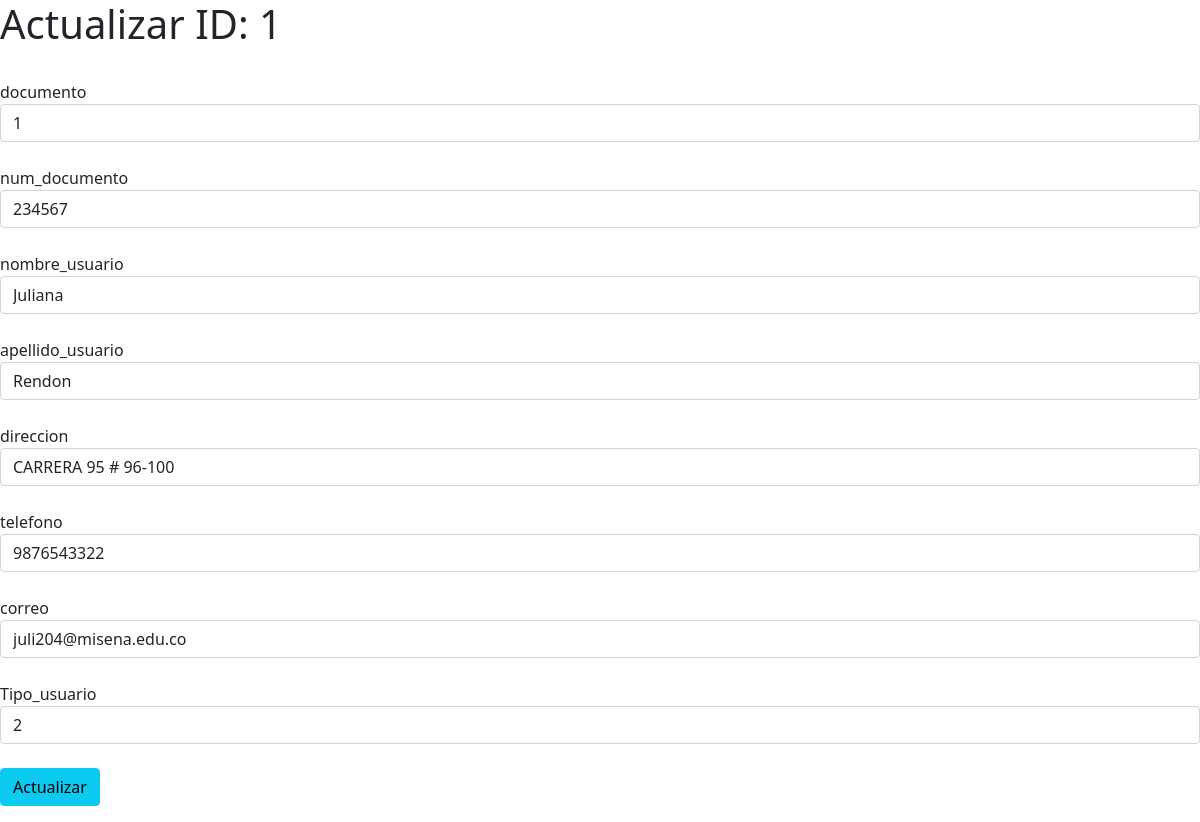
The app's page /actualizar-usuario/1/ with its own data.
### gimnasio/models.py (models this page shows, shortened)
class Usuario(models.Model):
    id_Usuario = models.AutoField(primary_key=True)
    documento = models.ForeignKey(Tipo_Documento, on_delete = models.DO_NOTHING)
    num_documento = models.IntegerField(null=False, blank=False, unique=True)
    nombre_usuario = models.CharField(max_length=254)
    apellido_usuario = models.CharField(max_length=254)
    direccion = models.CharField(max_length=254)
    telefono = models.CharField(max_length=15, unique=True)
    correo = models.EmailField(max_length=200, unique=True)
    tipo_usuario = models.ForeignKey(Tipo_Usuario, on_delete = models.DO_NOTHING)

class Tipo_Documento(models.Model):
    id_tipoDocumento = models.AutoField(primary_key=True)
    nombre = models.CharField(max_length=254)

class Tipo_Usuario(models.Model):
    id_tipoUsuario = models.AutoField(primary_key=True)
    nombre = models.CharField(max_length=254)

### gimnasio/views.py (the view)
# urls.py: path('actualizar-usuario/<int:id>/', views.usuarioFormularioActualizar, name='actualizar-usuario'),
def usuarioFormularioActualizar(request, id):
    try:
        q = Usuario.objects.get(pk = id)
        contexto = { 'usuario': q }
        messages.success(request, "Usuario actualizado correctamente! -> " )
    except Usuario.DoesNotExist:
        messages.error(request, "Error: No se encontró el Usuario. -> ")
    except IntegrityError:
        messages.error(request, "Error: Existen los usuarios.")
    return render(request, 'gimnasio/actualizar-formulario.html', contexto)

### gimnasio/templates/gimnasio/actualizar-formulario.html (shortened to what this page needs)
{% load static %}
{% block contenedor %}
<h1>Actualizar ID: {{ usuario.id_Usuario }}</h1>
<link href="https://cdn.jsdelivr.net/npm/bootstrap@5.0.0-beta3/dist/css/bootstrap.min.css" rel="stylesheet">
<form action="{% url 'gimnasio:editar-usuario' %}" method="POST">
    <input type="hidden" name="id" value="{{ usuario.id_Usuario }}" class="form-control" readonly="" /><br/>
    <section class="mm">
        <label>documento</label>
        <input type="text" name="id_tipoDocumento" value="{{ usuario.documento.id_tipoDocumento }}" class="form-control" required=""><br>
        <label>num_documento</label>
        <input type="number" name="num_documento" value="{{ usuario.num_documento }}" class="form-control" required=""><br>
        <label>nombre_usuario</label>
        <input type="text" name="nombre_usuario" value="{{ usuario.nombre_usuario }}" class="form-control" required=""><br>
        <label>apellido_usuario</label>
        <input type="text" name="apellido_usuario" value="{{ usuario.apellido_usuario }}" class="form-control" required=""><br>
        <label>direccion</label>
        <input type="text" name="direccion" value="{{ usuario.direccion }}" class="form-control"><br>
        <label>telefono</label>
        <input type="number" name="telefono" value="{{ usuario.telefono }}" class="form-control"  required=""><br>
        <label>correo</label>
        <input type="email" name="correo" value="{{ usuario.correo }}" class="form-control"  required=""><br>
        <label>Tipo_usuario</label>
        <input type="text" name="tipo_usuario" value="{{ usuario.tipo_usuario.id_tipoUsuario }}" class="form-control"  required=""><br>
        <button class="btn btn-info" type="submit">Actualizar</button>
    </section>
</form>
{% endblock %}

### records on screen
Usuario: id_tipoDocumento "1", num_documento "234567", nombre_usuario "Juliana", apellido_usuario "Rendon", direccion "CARRERA 95 # 96-100", telefono "9876543322", correo "juli204@misena.edu.co", tipo_usuario "2"
